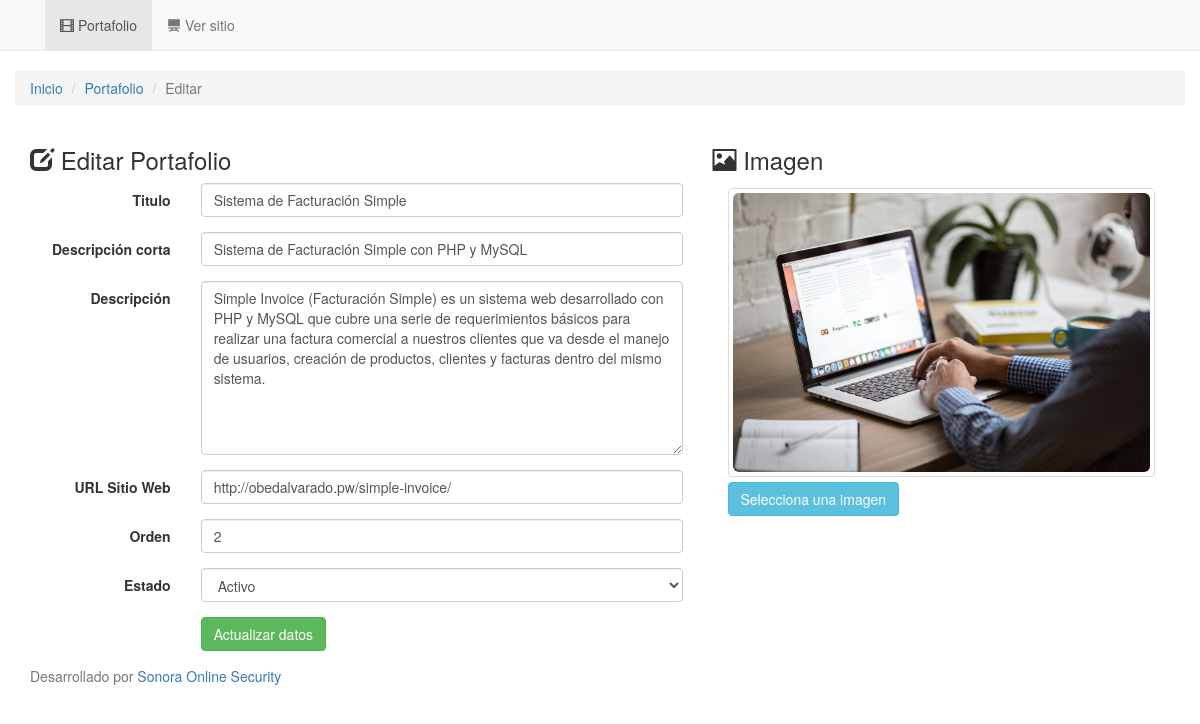
Screenshot of /admin/banneredit.php?id=2 with the database file from the repository.
### tables this page shows
CREATE TABLE `portafolio` (
  `id` int(11) NOT NULL,
  `titulo` varchar(100) NOT NULL,
  `descripcion_corta` varchar(255) NOT NULL,
  `descripcion` text NOT NULL,
  `url_image` varchar(255) NOT NULL,
  `url_web` varchar(255) NOT NULL DEFAULT 'https://obedalvarado.pw/',
  `estado` int(1) NOT NULL,
  `orden` int(2) NOT NULL
);

### admin/banneredit.php (the view, shortened to what this page needs)
<?php
include ("../conexion.php");
$id_banner=intval($_GET['id']);
$sql=mysqli_query($con,"select * from portafolio where id='$id_banner' limit 0,1");
$rw=mysqli_fetch_array($sql);
$titulo=$rw['titulo'];
$descripcion_corta=$rw['descripcion_corta'];
$descripcion=$rw['descripcion'];
$url_image=$rw['url_image'];
$url_web=$rw['url_web'];
$orden=intval($rw['orden']);
$estado=intval($rw['estado']);
?>
<!DOCTYPE html>
<html lang="en">
  <head>
	<link rel="stylesheet" href="https://maxcdn.bootstrapcdn.com/bootstrap/3.3.5/css/bootstrap.min.css">
    <link href="css/navbar-fixed-top.css" rel="stylesheet">
	<link href="css/preview-image.css" rel="stylesheet">
  </head>
  <body>
		<?php include("top_menu.php");?>
    <div class="container">
      <div class="row">
	   <ol class="breadcrumb">
		  <li><a href="#">Inicio</a></li>
		  <li><a href="index.php">Portafolio</a></li>
		  <li class="active">Editar</li>
		</ol>
		 <div class="col-md-7">
		 <h3 ><span class="glyphicon glyphicon-edit"></span> Editar Portafolio</h3>
			<form class="form-horizontal" id="editar_banner">
			  <div class="form-group">
				<label for="titulo" class="col-sm-3 control-label">Titulo</label>
				<div class="col-sm-9">
				  <input type="text" class="form-control" id="titulo" value="<?php echo $titulo;?>" required name="titulo">
				</div>
			  </div>
			  <div class="form-group">
				<label for="descripcion_corta" class="col-sm-3 control-label">Descripción corta</label>
				<div class="col-sm-9">
				  <input type="text" class="form-control" id="descripcion_corta" value="<?php echo $descripcion_corta;?>" required name="descripcion_corta">
				</div>
			  </div>
			  <div class="form-group">
				<label for="descripcion" class="col-sm-3 control-label">Descripción</label>
				<div class="col-sm-9">
				  <textarea class='form-control' name="descripcion" id="descripcion" required rows=8><?php echo $descripcion;?></textarea>
				</div>
			  </div>
			<div class="form-group">
				<label for="url_web" class="col-sm-3 control-label">URL Sitio Web</label>
				<div class="col-sm-9">
				  <input type="url" class="form-control" id="url_web" value="<?php echo $url_web;?>"  name="url_web">
				</div>
			  </div>
			  <div class="form-group">
				<label for="orden" class="col-sm-3 control-label">Orden</label>
				<div class="col-sm-9">
				  <input type="number" class="form-control" id="orden" name="orden" value="<?php echo $orden;?>">
				</div>
			  </div>
			  <div class="form-group">
				<label for="estado" class="col-sm-3 control-label">Estado</label>
				<div class="col-sm-9">
				  <select class="form-control" id="estado" required name="estado">
					<option value="1" <?php if($estado==1){echo "selected";} ?>>Activo</option>
				 </select>
				</div>
			  </div>
			  <div class="form-group">
				<div class="col-sm-offset-3 col-sm-9">
				  <button type="submit" class="btn btn-success">Actualizar datos</button>
				</div>
			  </div>
			</form>
		</div>
		<div class="col-md-5">
		 <h3 ><span class="glyphicon glyphicon-picture"></span> Imagen</h3>
		 <form class="form-vertical">
			<div class="form-group">
				<div class="col-sm-12">
				 <div class="fileinput fileinput-new" data-provides="fileinput">
								  <div class="fileinput-new thumbnail" style="max-width: 100%;" >
									  <img class="img-rounded" src="../img/banner/<?php echo $url_image;?>" />
								  </div>
								  <div>
									<span class="btn btn-info btn-file"><span class="fileinput-new">Selecciona una imagen</span>
									<span class="fileinput-exists" onclick="upload_image();">Cambiar imagen</span><input type="file" name="fileToUpload" id="fileToUpload" required onchange="upload_image();"></span>
								  </div>
					</div>
				</div>
			  </div>
		 </form>
		</div>
    </div>
	</div>
		<?php include("footer.php");?>
  </body>
</html>

### admin/css/navbar-fixed-top.css (style rules this page uses)
body { min-height: 200px; padding-top: 70px; }

### admin/css/preview-image.css (style rules this page uses)
.btn-file { position: relative; overflow: hidden; vertical-align: middle; }
.fileinput { display: inline-block; margin-bottom: 9px; }
.fileinput .thumbnail { display: inline-block; margin-bottom: 5px; overflow: hidden; text-align: center; vertical-align: middle; }
.fileinput .thumbnail > img { max-height: 100%; }
.fileinput .btn { vertical-align: middle; }

### rows the page displays
portafolio: titulo "Sistema de Facturación Simple", descripcion_corta "Sistema de Facturación Simple con PHP y MySQL", descripcion "Simple Invoice (Facturación Simple) es un sistema web desarrollado con PHP y MySQL que cubre una serie de requerimientos básicos para realizar una factura comercial a nuestros clientes que va desde el manejo de usuarios, creación de productos, clientes y facturas dentro del mismo sistema.", url_web "http://obedalvarado.pw/simple-invoice/", orden "2", estado "Activo", url_image (picture)
